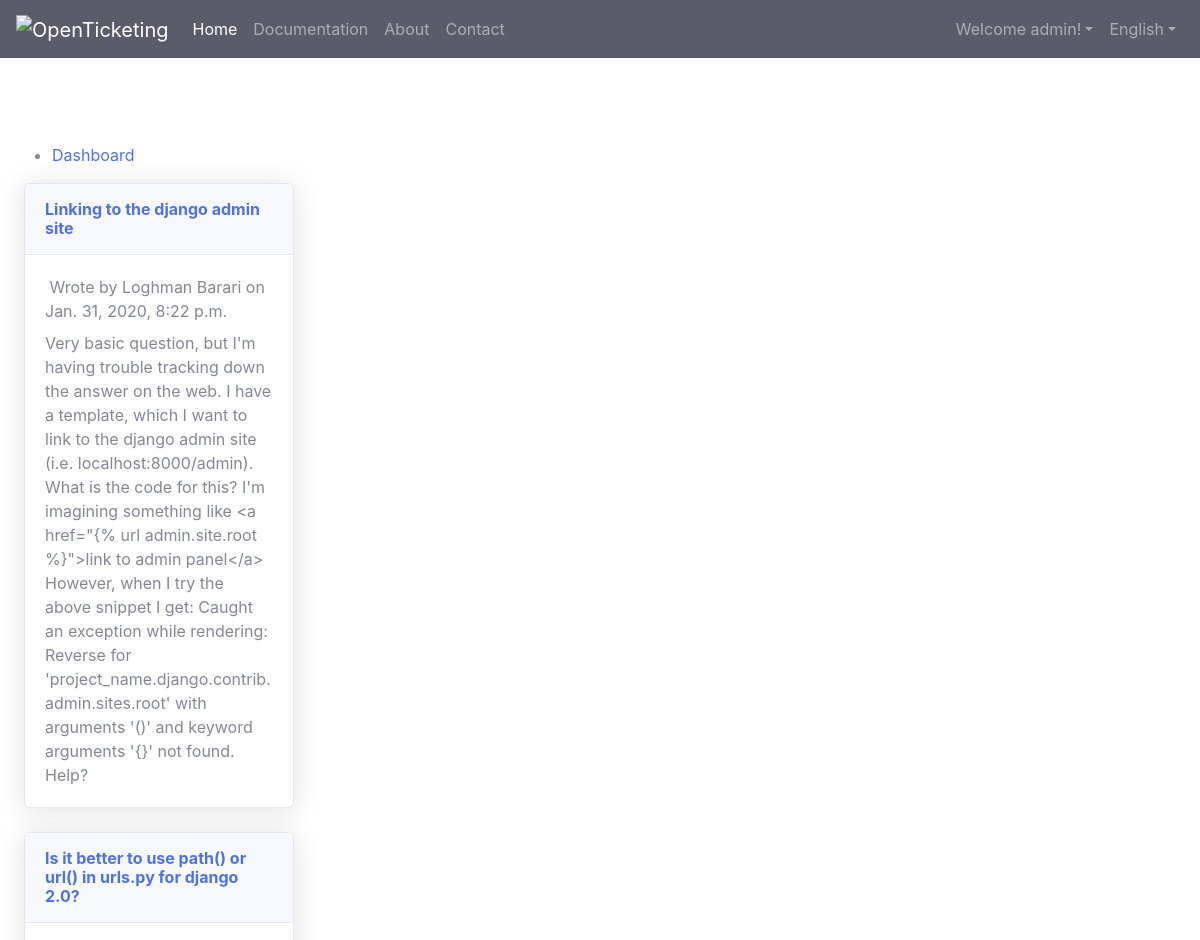
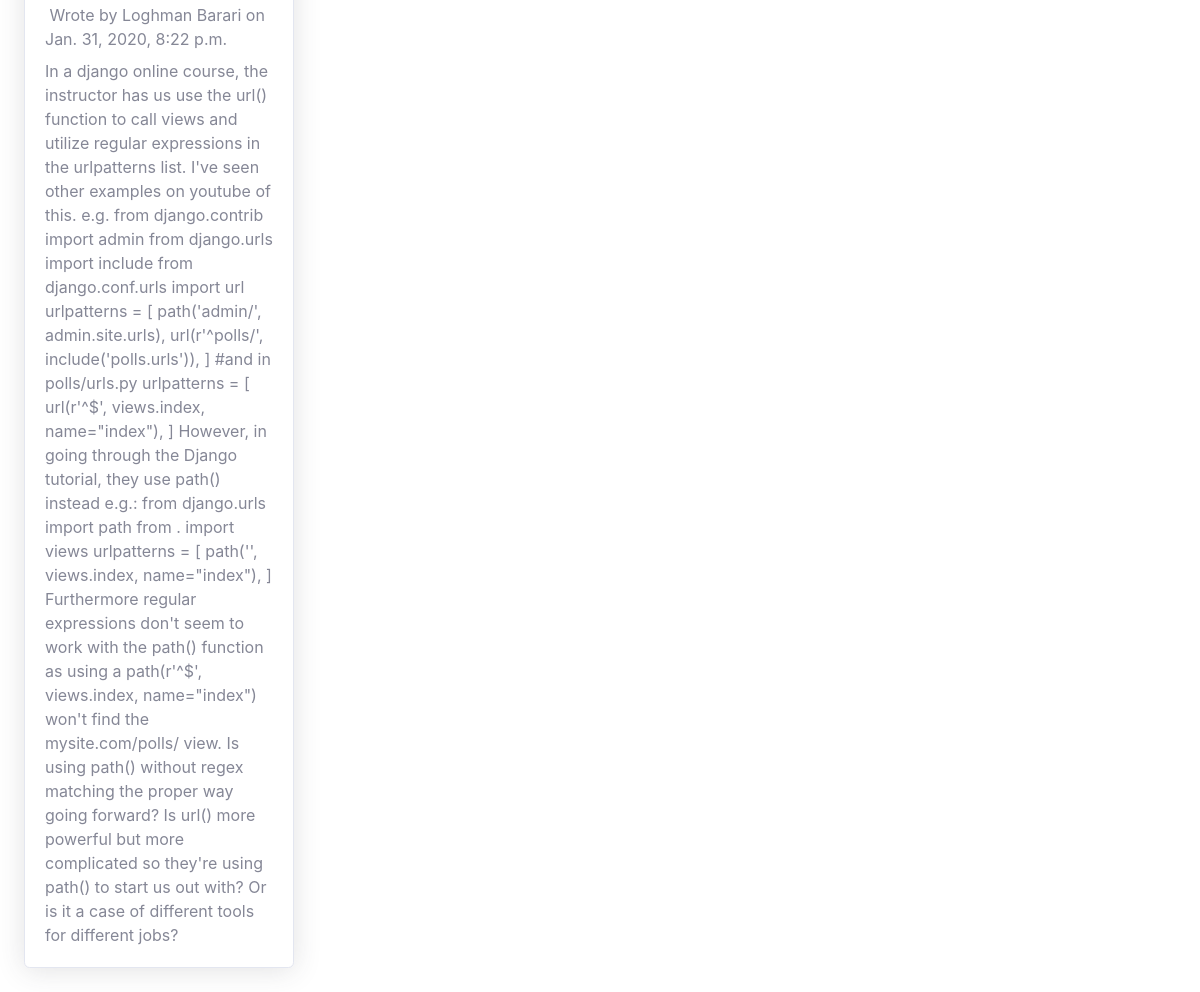
/standard (signed in), run on the app's committed database (2 pictures, top to bottom).
### web_app/models.py (models this page shows, shortened)
class BlogPost(AbstractModel):
    class Meta:
        db_table = 'op_blogpost'
    name = models.CharField(max_length=256, verbose_name=_('Name'))
    body = models.TextField(verbose_name=_('Body'))
    category = models.ForeignKey(Category, on_delete=models.CASCADE, blank=True, null=True, verbose_name=_('Category'))

### web_app/views.py (the view)
# urls.py: path('', home)
def home(request):
    blog_posts = BlogPost.objects.order_by('-create_date')[:6]
    return render(request, 'openticketing/home.html', context=dict(blog_posts= blog_posts))

### templates/openticketing/home.html (shortened to what this page needs)
{% extends 'openticketing/base.html' %}
{% block content %}
{% load static %}
<nav class="navbar navbar-expand-lg navbar-dark bg-dark" >
  <a class="navbar-brand logo-image" href="{% url 'web:home' %}"><img src="{% static 'openticketing/img/logo.png' %}" alt="OpenTicketing"></a>
  <div class="collapse navbar-collapse" id="navb">
    <ul class="navbar-nav mr-auto">
      <li class="nav-item">
        <a class="nav-link page-scroll active" href="{% url 'web:home' %}">Home <span class="sr-only">(current)</span></a>
      </li>
      <li class="nav-item">
        <a class="nav-link page-scroll" href="#about">Documentation</a>
      </li>
      <li class="nav-item">
        <a class="nav-link page-scroll" href="#about">About</a>
      </li>
      <li class="nav-item">
        <a class="nav-link page-scroll" href="#contact">Contact</a>
      </li>
    </ul>
    <div class="my-2 my-lg-0">
        <ul class="navbar-nav">
            {% if request.user.is_authenticated %}
            <li class="nav-item dropdown">
                <a class="nav-link dropdown-toggle" data-toggle="dropdown" href="#">Welcome {{ request.user }}!</a>
            </li>
            {% endif %}
            <li class="nav-item dropdown">
                <a class="nav-link dropdown-toggle" data-toggle="dropdown" href="#">English</a>
            </li>
        </ul>
    </div>
  </div>
</nav>
<header id="header" class="header">
  <div class="header-content" style="padding-top: 85px;">
    <div class="container-fluid">
      <div class="row">
        <ul>
        <li><a href="{% url 'tickets:dashboard' %}">Dashboard</a></li>
        </ul>
      </div>
    </div>
  </div>
</header>
<div class="container-fluid gedf-wrapper">
    <div class="row">
        <div class="col-md-3">
          {% if blog_posts %}
            {% for blog_post in blog_posts %}
            <div class="card shadow mb-4">
                <div class="card-header py-3 d-flex flex-row align-items-center justify-content-between">
                  <h6 class="m-0 font-weight-bold text-primary">{{ blog_post.name }}</h6>
                </div>
                <div class="card-body">
                  <div class="text-muted h7 mb-2">
                      Wrote by {{ blog_post.create_user.get_full_name }} on {{ blog_post.create_date }}
                  </div>
                {{ blog_post.body }}
                </div>
            </div>
            {% endfor %}
          {% else %}
            <div class="card">
                <div class="card-body">
                No blog Post found!
                </div>
            </div>
          {% endif %}
        </div>
    </div>
</div>
{% endblock content %}

### data on the page
BlogPost: name "Linking to the django admin site", create_user.get_full_name "Loghman Barari", create_date "Jan. 31, 2020, 8:22 p.m.", body "Very basic question, but I'm having trouble tracking down the answer on the web. I have a template, which I want to link to the django admin site (i.e. localhost:8000/admin). What is the code for this? I'm imagining something like <a href=\"{% url admin.site.root %}\">link to admin panel</a> However, when I try the above snippet I get: Caught an exception while rendering: Reverse for 'project_name.django.contrib.admin.sites.root' with arguments '()' and keyword arguments '{}' not found. Help?"
BlogPost: name "Is it better to use path() or url() in urls.py for django 2.0?", create_user.get_full_name "Loghman Barari", create_date "Jan. 31, 2020, 8:22 p.m.", body "In a django online course, the instructor has us use the url() function to call views and utilize regular expressions in the urlpatterns list. I've seen other examples on youtube of this. e.g. from django.contrib import admin from django.urls import include from django.conf.urls import url urlpatterns = [ path('admin/', admin.site.urls), url(r'^polls/', include('polls.urls')), ] #and in polls/urls.py urlpatterns = [ url(r'^$', views.index, name=\"index\"), ] However, in going through the Django tutorial, they use path() instead e.g.: from django.urls import path from . import views urlpatterns = [ path('', views.index, name=\"index\"), ] Furthermore regular expressions don't seem to work with…"

### other printed values
{{ request.user }} "admin"
